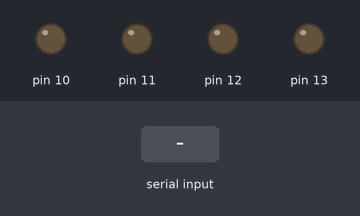
The sketch below on a simulated Arduino Uno, built with avr-gcc and run on an emulated ATmega328P. Parts: output pins drawn as LEDs (lit = HIGH). Inputs (shaded band) come from the test bench.

Above: at 1.2 s.
1.3 s: "1" received over Serial
At 2.0 s:
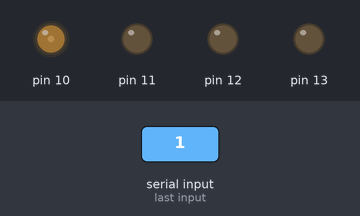
2.8 s: byte 0 (0) received over Serial
At 3.1 s:
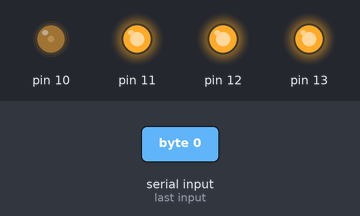
4.3 s: byte 1 (1) received over Serial
At 5.5 s:
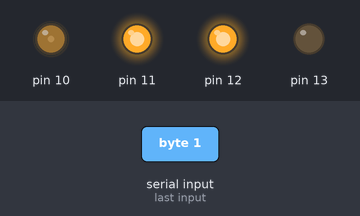
5.8 s: byte 2 (2) received over Serial
At 6.6 s:
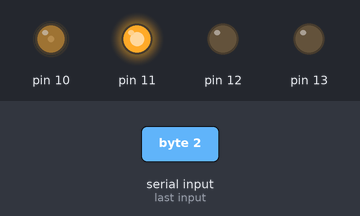
7.3 s: byte 4 (4) received over Serial
At 7.8 s:
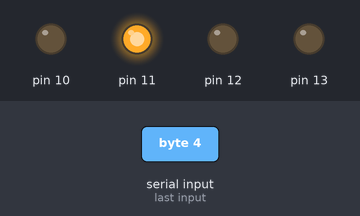
8.8 s: byte 0 (0) received over Serial
At 10.1 s:
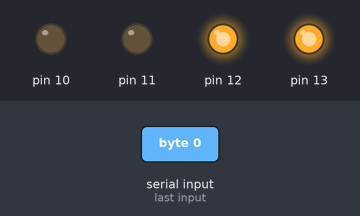
Timing chart, 0 to 11.3 s (numbered marks = the images above; inputs shaded):
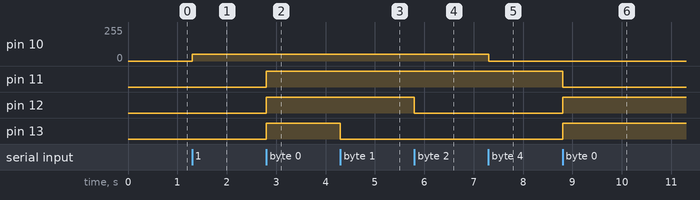

Measured:
- after the input at 1.3 s, pin 10: 0/255 → 49/255 at once
- after the input at 2.8 s, pin 11–13: LOW → HIGH at once
- after the input at 4.3 s, pin 13: HIGH → LOW at once
- after the input at 5.8 s, pin 12: HIGH → LOW at once
- after the input at 7.3 s, pin 10: 49/255 → 0/255 at once
- after the input at 8.8 s, pin 11: HIGH → LOW at once; pin 12, pin 13: LOW → HIGH at once

The sketch:

Blink.ino
```cpp
void setup()
{
  Serial.begin(9600);
  pinMode(13, OUTPUT); pinMode(12, OUTPUT);
  pinMode(11, OUTPUT); pinMode(10, OUTPUT);
}
//--------------------------
void loop()
{
  byte inByte;
  while(Serial.available())
  {
    inByte = Serial.read();

    if(inByte == 0) {
      digitalWrite(13, !digitalRead(13));
      digitalWrite(12, !digitalRead(12));
      digitalWrite(11, !digitalRead(11));
    }

    if(inByte == 1) digitalWrite(13, !digitalRead(13));
    if(inByte == 2) digitalWrite(12, !digitalRead(12));
    if(inByte == 3) digitalWrite(11, !digitalRead(11));

    if(inByte == 4) digitalWrite(10, 0);
    if(inByte >= 5) analogWrite(10, inByte);
  }
}
```
